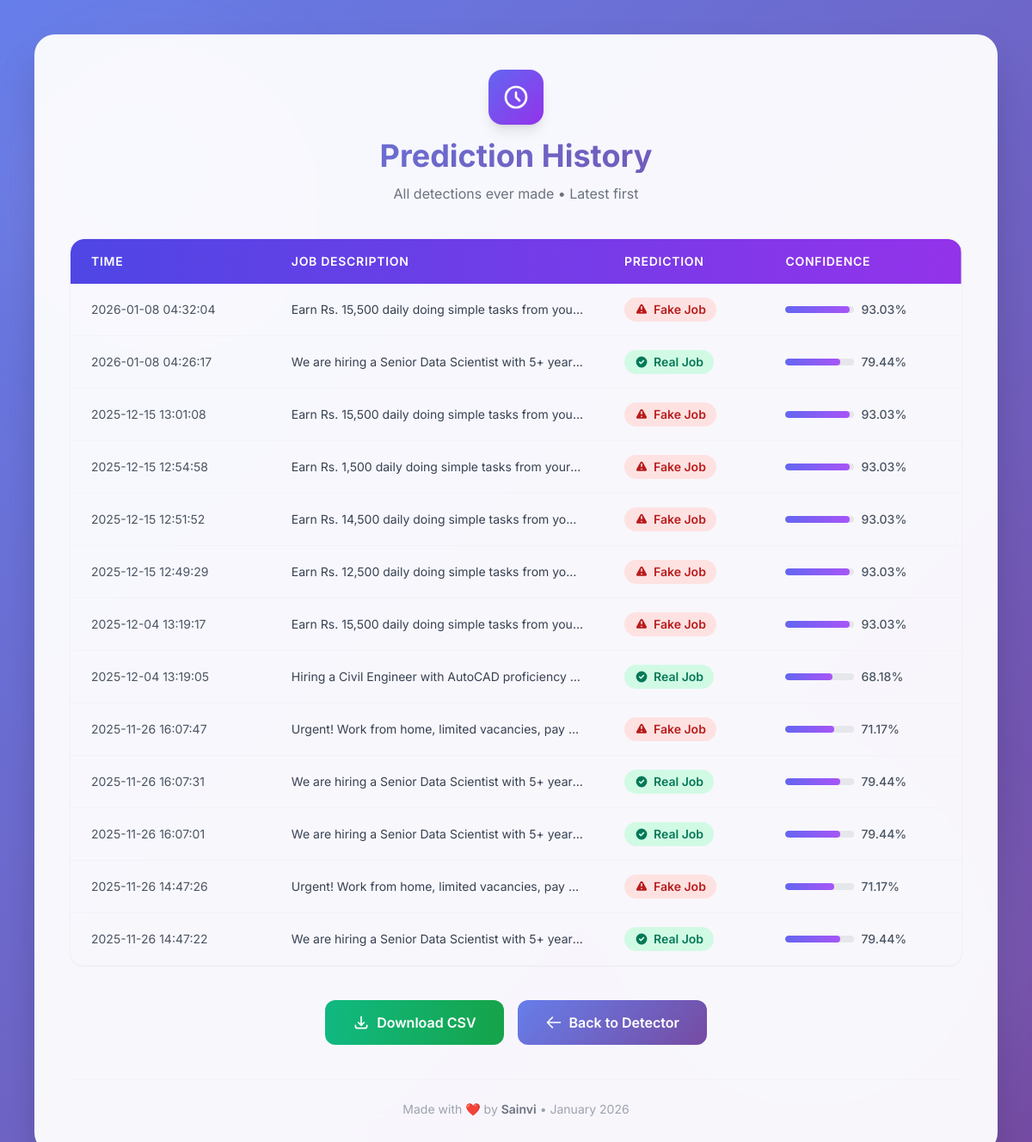
The app's page /history with its own data.
### tables this page shows
CREATE TABLE predictions (
                id INTEGER PRIMARY KEY AUTOINCREMENT,
                job_description TEXT,
                prediction TEXT,
                confidence REAL,
                timestamp DATETIME DEFAULT CURRENT_TIMESTAMP
            );

### app.py (the view)
@app.route('/history')
def history():
    with sqlite3.connect(DB_NAME) as conn:
        conn.row_factory = sqlite3.Row
        cur = conn.cursor()
        cur.execute("SELECT job_description, prediction, confidence, timestamp FROM predictions ORDER BY id DESC")
        records = cur.fetchall()
    return render_template('history.html', records=records)

### templates/history.html (shortened to what this page needs)
<!DOCTYPE html>
<html lang="en">
  <head>
    <script src="https://cdn.tailwindcss.com"></script>
  </head>
  <body class="min-h-screen p-4 sm:p-6 lg:p-10">
    <div class="fixed inset-0 overflow-hidden pointer-events-none">
    </div>
    <div class="relative max-w-6xl mx-auto">
      <div class="glass-card rounded-3xl shadow-2xl p-6 sm:p-10">
        <div class="text-center mb-10">
          <div
            class="inline-flex items-center justify-center w-16 h-16 rounded-2xl bg-gradient-to-br from-indigo-500 to-purple-600 shadow-lg mb-4"
          >
            <svg
              class="w-8 h-8 text-white"
              fill="none"
              stroke="currentColor"
              viewBox="0 0 24 24"
            >
              <path
                stroke-linecap="round"
                stroke-linejoin="round"
                stroke-width="2"
                d="M12 8v4l3 3m6-3a9 9 0 11-18 0 9 9 0 0118 0z"
              ></path>
            </svg>
          </div>
          <h1 class="text-3xl sm:text-4xl font-bold gradient-text mb-3">
            Prediction History
          </h1>
          <p class="text-gray-500">All detections ever made • Latest first</p>
        </div>
        {% if records %}
        <div
          class="overflow-x-auto rounded-2xl border border-gray-100 shadow-sm"
        >
          <table class="w-full">
            <thead>
              <tr
                class="bg-gradient-to-r from-indigo-600 to-purple-600 text-white"
              >
                <th
                  class="px-6 py-4 text-left font-semibold text-sm uppercase tracking-wider rounded-tl-2xl"
                >
                  Time
                </th>
                <th
                  class="px-6 py-4 text-left font-semibold text-sm uppercase tracking-wider"
                >
                  Job Description
                </th>
                <th
                  class="px-6 py-4 text-left font-semibold text-sm uppercase tracking-wider"
                >
                  Prediction
                </th>
                <th
                  class="px-6 py-4 text-left font-semibold text-sm uppercase tracking-wider rounded-tr-2xl"
                >
                  Confidence
                </th>
              </tr>
            </thead>
            <tbody class="divide-y divide-gray-100">
              {% for job, label, conf, time in records %}
              <tr class="table-row-hover transition-colors duration-200">
                <td class="px-6 py-4 text-gray-600 text-sm whitespace-nowrap">
                  {{ time }}
                </td>
                <td class="px-6 py-4 text-gray-700 text-sm max-w-xs truncate">
                  {{ job[:120] }}...
                </td>
                <td class="px-6 py-4">
                  <span
                    class="inline-flex items-center gap-1.5 px-3 py-1 rounded-full text-sm font-semibold {{ 'bg-red-100 text-red-700' if 'Fake' in label else 'bg-emerald-100 text-emerald-700' }}"
                  >
                    {% if 'Fake' in label %}
                    <svg
                      class="w-4 h-4"
                      fill="currentColor"
                      viewBox="0 0 20 20"
                    >
                      <path
                        fill-rule="evenodd"
                        d="M8.257 3.099c.765-1.36 2.722-1.36 3.486 0l5.58 9.92c.75 1.334-.213 2.98-1.742 2.98H4.42c-1.53 0-2.493-1.646-1.743-2.98l5.58-9.92zM11 13a1 1 0 11-2 0 1 1 0 012 0zm-1-8a1 1 0 00-1 1v3a1 1 0 002 0V6a1 1 0 00-1-1z"
                        clip-rule="evenodd"
                      ></path>
                    </svg>
                    {% else %}
                    <svg
                      class="w-4 h-4"
                      fill="currentColor"
                      viewBox="0 0 20 20"
                    >
                      <path
                        fill-rule="evenodd"
                        d="M10 18a8 8 0 100-16 8 8 0 000 16zm3.707-9.293a1 1 0 00-1.414-1.414L9 10.586 7.707 9.293a1 1 0 00-1.414 1.414l2 2a1 1 0 001.414 0l4-4z"
                        clip-rule="evenodd"
                      ></path>
                    </svg>
                    {% endif %} {{ label }}
                  </span>
                </td>
                <td class="px-6 py-4">
                  <div class="flex items-center gap-2">
                    <div
                      class="w-20 h-2 bg-gray-200 rounded-full overflow-hidden"
                    >
                      <div
                        class="h-full bg-gradient-to-r from-indigo-500 to-purple-500 rounded-full"
                        style="width: {{ conf }}%"
                      ></div>
                    </div>
                    <span class="text-gray-600 font-medium text-sm"
                      >{{ "%.2f"|format(conf) }}%</span
                    >
                  </div>
                </td>
              </tr>
              {% endfor %}
            </tbody>
          </table>
        </div>
        {% endif %}
        <div class="flex flex-col sm:flex-row justify-center gap-4 mt-10">
          {% if records %}
          <a
            href="/export_csv"
            class="inline-flex items-center justify-center gap-2 bg-gradient-to-r from-emerald-500 to-green-600 hover:from-emerald-600 hover:to-green-700 text-white px-8 py-3.5 rounded-xl font-semibold transition-all duration-300 hover:shadow-lg hover:-translate-y-0.5"
          >
            <svg
              class="w-5 h-5"
              fill="none"
              stroke="currentColor"
              viewBox="0 0 24 24"
            >
              <path
                stroke-linecap="round"
                stroke-linejoin="round"
                stroke-width="2"
                d="M4 16v1a3 3 0 003 3h10a3 3 0 003-3v-1m-4-4l-4 4m0 0l-4-4m4 4V4"
              ></path>
            </svg>
            Download CSV
          </a>
          {% endif %}
          <a
            href="/"
            class="inline-flex items-center justify-center gap-2 btn-gradient text-white px-8 py-3.5 rounded-xl font-semibold"
          >
            <svg
              class="w-5 h-5"
              fill="none"
              stroke="currentColor"
              viewBox="0 0 24 24"
            >
              <path
                stroke-linecap="round"
                stroke-linejoin="round"
                stroke-width="2"
                d="M10 19l-7-7m0 0l7-7m-7 7h18"
              ></path>
            </svg>
            Back to Detector
          </a>
        </div>
        <footer class="text-center mt-10 pt-6 border-t border-gray-100">
          <p class="text-gray-400 text-sm">
            Made with <span class="text-red-400">❤️</span> by
            <span class="font-semibold text-gray-500">Sainvi</span> • January
            2026
          </p>
        </footer>
      </div>
    </div>
  </body>
</html>

### templates/history.html (style rules this page uses)
body { font-family: "Inter", sans-serif; background: linear-gradient(135deg, #667eea 0%, #764ba2 100%); background-attachment: fixed; }
.glass-card { background: rgba(255, 255, 255, 0.95); backdrop-filter: blur(20px); -webkit-backdrop-filter: blur(20px); border: 1px solid rgba(255, 255, 255, 0.3); }
.gradient-text { background: linear-gradient(135deg, #667eea 0%, #764ba2 100%); -webkit-background-clip: text; -webkit-text-fill-color: transparent; background-clip: text; }
.btn-gradient { background: linear-gradient(135deg, #667eea 0%, #764ba2 100%); transition: all 0.3s ease; }

### records on screen
predictions: timestamp "2026-01-08 04:32:04", job_description "Earn Rs. 15,500 daily doing simple tasks from yo…", prediction "Fake Job", confidence "93.03"
predictions: timestamp "2026-01-08 04:26:17", job_description "We are hiring a Senior Data Scientist with 5+ yea…", prediction "Real Job", confidence "79.44"
predictions: timestamp "2025-12-15 13:01:08", job_description "Earn Rs. 15,500 daily doing simple tasks from yo…", prediction "Fake Job", confidence "93.03"
predictions: timestamp "2025-12-15 12:54:58", job_description "Earn Rs. 1,500 daily doing simple tasks from your…", prediction "Fake Job", confidence "93.03"
predictions: timestamp "2025-12-15 12:51:52", job_description "Earn Rs. 14,500 daily doing simple tasks from yo…", prediction "Fake Job", confidence "93.03"
predictions: timestamp "2025-12-15 12:49:29", job_description "Earn Rs. 12,500 daily doing simple tasks from yo…", prediction "Fake Job", confidence "93.03"
predictions: timestamp "2025-12-04 13:19:17", job_description "Earn Rs. 15,500 daily doing simple tasks from yo…", prediction "Fake Job", confidence "93.03"
predictions: timestamp "2025-12-04 13:19:05", job_description "Hiring a Civil Engineer with AutoCAD proficiency…", prediction "Real Job", confidence "68.18"
predictions: timestamp "2025-11-26 16:07:47", job_description "Urgent! Work from home, limited vacancies, pay…", prediction "Fake Job", confidence "71.17"
predictions: timestamp "2025-11-26 16:07:31", job_description "We are hiring a Senior Data Scientist with 5+ yea…", prediction "Real Job", confidence "79.44"
predictions: timestamp "2025-11-26 16:07:01", job_description "We are hiring a Senior Data Scientist with 5+ yea…", prediction "Real Job", confidence "79.44"
predictions: timestamp "2025-11-26 14:47:26", job_description "Urgent! Work from home, limited vacancies, pay…", prediction "Fake Job", confidence "71.17"
predictions: timestamp "2025-11-26 14:47:22", job_description "We are hiring a Senior Data Scientist with 5+ yea…", prediction "Real Job", confidence "79.44"
